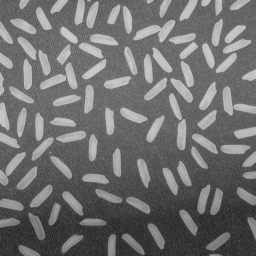
%> input picture MATLAB/Examples/rice.png, 256 x 256 px
$ octave F4_44.m   (GNU Octave 9; MATLAB toolbox functions it lacks are replaced by stand-ins)
%> lines starting %> are read from the running program, lines starting %| are printed output that depends on the picture
% F4_44.m

close all
clear
clc

I=imread('rice.png');
%> I is the input picture: size 256x256 uint8; min 40, max 204, mean 111.2
subplot(2,3,1),imshow(I),ylabel('原图像');
subplot(2,3,2),imhist(I);

%图像的最小灰度值为40，最大灰度值为204
f0=0;g0=0;        %分段曲线的第1个点
f1=90;g1=30;      %分段曲线的第2个点
f2=150;g2=225;    %分段曲线的第3个点
f3=255;g3=255;    %分段曲线的第4个点
subplot(2,3,6),plot([f0,f1,f2,f3],[g0,g1,g2,g3]),xlabel('f'),ylabel('g'),axis([0 255 0 255]);

%绘制变换曲线
r1=(g1-g0)/(f1-f0);    %曲线1的斜率
b1=g0-r1*f0;           %曲线1的截距
r2=(g2-g1)/(f2-f1);    %曲线2的斜率
b2=g1-r2*f1;           %曲线2的截距
r3=(g3-g2)/(f3-f2);    %曲线3的斜率
b3=g2-r3*f2;           %曲线3的截距
[m,n]=size(I);
%> m = 256; n = 256
 K=I;
for i=1:m
    for j=1:n
        f=K(i,j);
        g(i,j)=0;
        if(f>=f0)&(f<=f1)
            g(i,j)=r1*f+b1;    %曲线1的方程y=r1*x+b1
        else
            if (f>=f1)&(f<=f2)
                g(i,j)=r2*f+b2;    %曲线2的方程y=r2*x+b2
            else
                if (f>=f2)&(f<=f3)
                    g(i,j)=r3*f+b3;    %曲线3的方程y=r3*x+b3
                end
            end
        end
    end
end
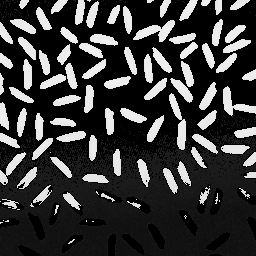
%> g: size 256x256 double; min 0, max 240, mean 56.3
subplot(2,3,4),imshow(uint8(g)),ylabel('对比拉伸变换图像');
subplot(2,3,5),imhist(uint8(g));
%> after `imhist(uint8(g))`:
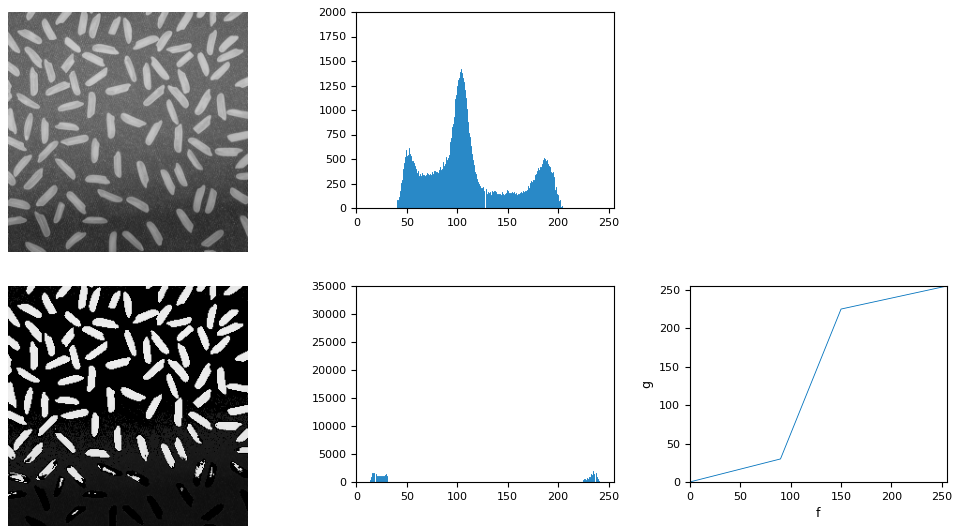
%> figure redrawn from the program's plot data, 5 panels

$ run again, with MATLAB/Examples/F4_15a_BG.bmp saved as MATLAB/Examples/rice.png
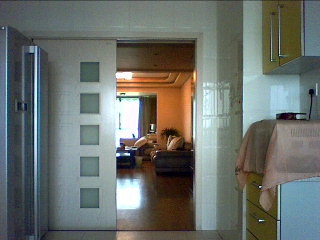
%> input picture MATLAB/Examples/F4_15a_BG.bmp, 320 x 240 px
%> I is the input picture: size 240x320x3 uint8; mean R, G, B 108, 112.5, 107.9
%> after the loop `for i=1:m`:
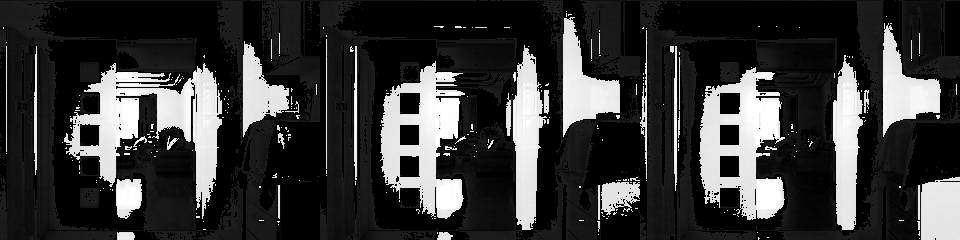
%> g: size 240x960 double; min 0, max 255, mean 56
